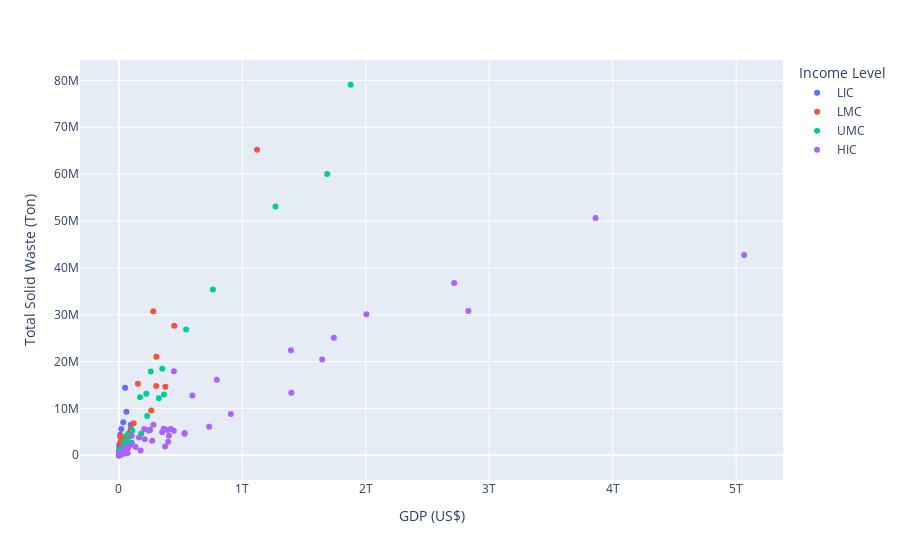

Notebook source saved alongside this figure:
### Markdown cell above
Visually there are some outlier which may affect the model accurcy significantly. Therefore next step I am going to remove them.

### Code cell
df_f = df_new.drop(index=out_ind)
fig_f = px.scatter(df_f, 
                 x='gdp',
                 y='waste', 
                 color='income_id',
                 labels=dict(gdp='GDP (US$)', waste='Total Solid Waste (Ton)', income_id='Income Level'),
                 hover_name='Country Name')
fig_f.show()

### Figure 1 — Plotly figure (JSON) as saved in the notebook; plotly's stock layout.template omitted (floating-point values rounded to 4 significant figures)
{"data": [{"hovertemplate": "<b>%{hovertext}</b><br><br>Income Level=LIC<br>GDP (US$)=%{x}<br>Total Solid Waste (Ton)=%{y}<extra></extra>", "hovertext": ["Afghanistan", "Burundi", "Benin", "Burkina Faso", "Central African Republic", "Congo, Dem. Rep.", "Comoros", "Ethiopia", "Guinea", "Gambia, The", "Guinea-Bissau", "Haiti", "Liberia", "Madagascar", "Mali", "Mozambique", "Malawi", "Niger", "Nepal", "Rwanda", "Senegal", "Sierra Leone", "Somalia", "Chad", "Togo", "Tajikistan", "Tanzania", "Uganda", "Zimbabwe"], "legendgroup": "LIC", "marker": {"color": "#636efa", "symbol": "circle"}, "mode": "markers", "name": "LIC", "orientation": "v", "showlegend": true, "type": "scatter", "x": [19291104008, 3012308946, 14391686309, 15990803570, 2220307319, 50400746171, 1165839900, 95912590628, 13513809258, 1826073740, 1439638443, 14332163266, 3070518100, 14191911512, 17281815734, 15291448212, 10862613622, 12911689659, 34186180695, 10355974217, 23306213742, 4121733705, 4942319041, 11314951343, 7220395248, 8300784857, 61136873747, 35170037381, 16932434839], "xaxis": "x", "y": [5629000.0, 1872016, 685900.0, 2575000.0, 1105983, 14390000.0, 91013, 6533000.0, 596911, 193400.0, 289514, 2310000.0, 564500.0, 3769000.0, 1937000.0, 2500000, 1298000.0, 1866000.0, 1769000.0, 4384969, 2454000.0, 610200.0, 2326000.0, 1359000.0, 1109000.0, 1787400, 9276995, 7045000.0, 1449752], "yaxis": "y"}, {"hovertemplate": "<b>%{hovertext}</b><br><br>Income Level=LMC<br>GDP (US$)=%{x}<br>Total Solid Waste (Ton)=%{y}<extra></extra>", "hovertext": ["Angola", "Bangladesh", "Bolivia", "Bhutan", "Cameroon", "Congo, Rep.", "Cabo Verde", "Djibouti", "Egypt, Arab Rep.", "Micronesia, Fed. Sts.", "Georgia", "Ghana", "Honduras", "Indonesia", "Kenya", "Kyrgyz Republic", "Cambodia", "Kiribati", "Lao PDR", "Sri Lanka", "Lesotho", "Morocco", "Moldova", "Myanmar", "Mongolia", "Mauritania", "Nigeria", "Nicaragua", "Pakistan", "Philippines", "Papua New Guinea", "West Bank and Gaza", "Sudan", "Solomon Islands", "El Salvador", "Eswatini", "Timor-Leste", "Tunisia", "Ukraine", "Uzbekistan", "Vietnam", "Vanuatu", "Kosovo", "Zambia"], "legendgroup": "LMC", "marker": {"color": "#EF553B", "symbol": "circle"}, "mode": "markers", "name": "LMC", "orientation": "v", "showlegend": true, "type": "scatter", "x": [89417190341, 302563000000, 40895322851, 2530547158, 39007354359, 12693562948, 1981845741, 3324634256, 303081000000, 408060600, 17477255562, 67234292583, 25089976947, 1119090000000, 95503088538, 8871019823, 27089389787, 194600000.0, 18245925331, 83975584254, 2366213069, 119700000000, 11968699006, 79844294296, 13996719329, 7600650038, 448120000000, 12611218627, 278222000000, 376823000000, 24829107011, 17133500000, 32250448249, 1570215577, 26896660000, 4471598727, 2017924900, 39195716330, 153930000000, 57726542785, 261921000000, 930337960, 7953156068, 23308688906], "xaxis": "x", "y": [4214000.0, 14780000.0, 2219052, 111300.0, 3271000.0, 451200, 132555, 115000.0, 21000000, 26040.0, 800000, 3538000.0, 2162000.0, 65200000, 5595099, 1113300, 1089000, 35720.0, 351900, 2631650, 73457, 6852000, 3981200, 4677000.0, 2900000, 454000, 27610000.0, 1529000.0, 30760000, 14630000.0, 1000000, 1387000, 2831291, 180000.0, 1649000.0, 218200.0, 63875, 2700000, 15242025, 4000000, 9570300, 70230.0, 319000, 2608268], "yaxis": "y"}, {"hovertemplate": "<b>%{hovertext}</b><br><br>Income Level=UMC<br>GDP (US$)=%{x}<br>Total Solid Waste (Ton)=%{y}<extra></extra>", "hovertext": ["Albania", "Armenia", "American Samoa", "Azerbaijan", "Bulgaria", "Bosnia and Herzegovina", "Belarus", "Belize", "Brazil", "Botswana", "Colombia", "Costa Rica", "Cuba", "Dominica", "Dominican Republic", "Algeria", "Ecuador", "Fiji", "Gabon", "Equatorial Guinea", "Grenada", "Guatemala", "Guyana", "Iran, Islamic Rep.", "Iraq", "Jamaica", "Jordan", "Kazakhstan", "Lebanon", "Libya", "St. Lucia", "Maldives", "Mexico", "Marshall Islands", "Montenegro", "Mauritius", "Malaysia", "Namibia", "Nauru", "Peru", "Paraguay", "Romania", "Russian Federation", "Serbia", "Suriname", "Thailand", "Turkmenistan", "Tonga", "Turkey", "Tuvalu", "St. Vincent and the Grenadines", "Samoa", "South Africa"], "legendgroup": "UMC", "marker": {"color": "#00cc96", "symbol": "circle"}, "mode": "markers", "name": "UMC", "orientation": "v", "showlegend": true, "type": "scatter", "x": [15286612573, 13672802158, 638000000, 48174235294, 68558815112, 20202479538, 64409647194, 1982518541, 1877810000000, 18362348888, 323430000000, 63951114302, 103131000000, 574600000.0, 88941299734, 171158000000, 108108000000, 5496250694, 16874450215, 11417278045, 1211403704, 77020015201, 5173759528, 258245000000, 222434000000, 15830768550, 44502895915, 181667000000, 51991634492, 52091152228, 2122450630, 5642179170, 1268870000000, 239462200, 5542674765, 14046337855, 364681000000, 12565772085, 118200000.0, 228471000000, 37906944075, 249697000000, 1687450000000, 51475016532, 4221373022, 544264000000, 45231428571, 512400000.0, 761428000000, 47270000.0, 824700000.0, 852250191, 351432000000], "xaxis": "x", "y": [1087000.0, 492800, 18990.0, 2930349, 2859190, 1248718, 4280000, 101400.0, 79069584, 210900.0, 12150120, 1460000, 2693000.0, 13176, 4063910, 12378740, 5297000.0, 189400.0, 238100.0, 198400.0, 29540.0, 2757000.0, 179300.0, 17885000, 13140000, 1052000.0, 2529997, 4659740, 2040000, 2148000.0, 77620.0, 211500.0, 53100000, 8614, 329800.0, 438000, 12982685, 256729, 6192.0, 8357000.0, 1819000.0, 5420000.0, 60000000, 2347000.0, 78620.0, 26853366, 500000, 17240.0, 35374156, 3989.0, 31560.0, 27400.0, 18457232], "yaxis": "y"}, {"hovertemplate": "<b>%{hovertext}</b><br><br>Income Level=HIC<br>GDP (US$)=%{x}<br>Total Solid Waste (Ton)=%{y}<extra></extra>", "hovertext": ["Andorra", "United Arab Emirates", "Argentina", "Antigua and Barbuda", "Australia", "Austria", "Belgium", "Bahrain", "Bahamas, The", "Bermuda", "Barbados", "Brunei Darussalam", "Canada", "Switzerland", "Chile", "Curacao", "Cayman Islands", "Cyprus", "Czech Republic", "Germany", "Denmark", "Spain", "Estonia", "Finland", "France", "United Kingdom", "Greece", "Guam", "Hong Kong SAR, China", "Croatia", "Hungary", "Ireland", "Iceland", "Israel", "Italy", "Japan", "St. Kitts and Nevis", "Korea, Rep.", "Kuwait", "Lithuania", "Luxembourg", "Latvia", "Macao SAR, China", "Monaco", "Malta", "Northern Mariana Islands", "Netherlands", "Norway", "New Zealand", "Oman", "Panama", "Palau", "Poland", "Puerto Rico", "Portugal", "Qatar", "Saudi Arabia", "Singapore", "San Marino", "Slovak Republic", "Slovenia", "Sweden", "Seychelles", "Trinidad and Tobago", "Uruguay"], "legendgroup": "HIC", "marker": {"color": "#ab63fa", "symbol": "circle"}, "mode": "markers", "name": "HIC", "orientation": "v", "showlegend": true, "type": "scatter", "x": [3155065488, 421142000000, 445445000000, 1661962963, 1396570000000, 445075000000, 533255000000, 38474521277, 13578800000, 7484113000, 5209000000, 13469422941, 1741580000000, 731474000000, 279385000000, 3101787709, 5935769351, 24949065264, 250686000000, 3861120000000, 350104000000, 1393490000000, 31471100656, 268966000000, 2715520000000, 2830810000000, 205327000000, 6311000000, 363016000000, 60752588976, 163504000000, 398590000000, 24836714771, 394652000000, 2004910000000, 5064870000000, 1044711111, 1646740000000, 136197000000, 54639938780, 71104919108, 34055464655, 55153707949, 7423709840, 15215714309, 1182000000, 907051000000, 405510000000, 209127000000, 76331518669, 66787900000, 268354900, 595862000000, 104915000000, 239511000000, 175838000000, 792967000000, 374386000000, 1616369646, 105119000000, 54174227309, 531283000000, 1581380269, 23208326548, 61231149881], "xaxis": "x", "y": [43000, 5617682, 17910550, 30585, 13345000, 5220000.0, 4765883, 951900.0, 264000, 82000, 174800.0, 216300.0, 25103034, 6079556, 6517000, 24700.0, 60000, 769500.0, 5335000.0, 50627876, 4911000.0, 22408548, 489500.0, 3124000.0, 36748820, 30771140, 5615000.0, 141500, 5680000.0, 1810000.0, 3781000.0, 2910655, 225300.0, 5400000, 30088400, 42720000, 32890.0, 20452776, 1750000, 1315000.0, 490300.0, 839700.0, 377942, 46000, 348800.0, 32760.0, 8805088, 4150000.0, 3405000, 1735000.0, 1472000.0, 9427.0, 12758213, 4170953, 5268211, 1001000.0, 16130000.0, 1870000, 17170.0, 2296000.0, 1052000.0, 4618000.0, 48000, 727874, 1260000.0], "yaxis": "y"}], "layout": {"legend": {"title": {"text": "Income Level"}, "tracegroupgap": 0}, "margin": {"t": 60}, "xaxis": {"anchor": "y", "domain": [0, 1], "title": {"text": "GDP (US$)"}}, "yaxis": {"anchor": "x", "domain": [0, 1], "title": {"text": "Total Solid Waste (Ton)"}}}}
